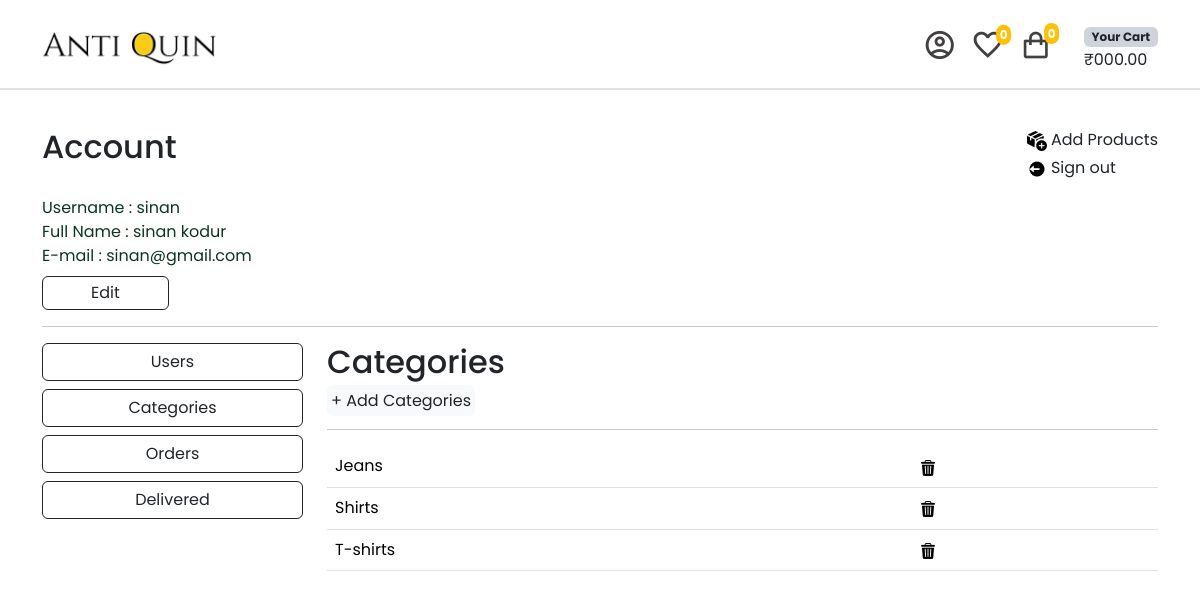
The page /item/categories/ (signed in) on the database its author committed.
### item/models.py (models this page shows, shortened)
class Category(models.Model):
    name = models.CharField(max_length=255)
    class Meta:
        ordering = ("name",)
        verbose_name_plural = "Categories"

### item/views.py (the view)
# urls.py: path("categories/", views.show_categories, name="category"),
@login_required
def show_categories(request):
    categories = Category.objects.all()
    return render(request, "account/categories.html", {"categories": categories})

### account/templates/account/categories.html
{% extends "account/profile.html" %}
{% load static %}
{% block admin %}
<div class="col-lg-9 col-md-8 col-12 mb-3">
    <h2>Categories</h2>
    <a href="{% url "item:add_category" %}" class="text-dark rounded bg-body-tertiary p-1 text-decoration-none"> + Add Categories</a>
    <hr>
    <div class="table-responsive">
        <table class="table">
            {% for category in categories %}
                <tbody>
                <tr>
                    <td>{{ category.name }}</td>
                    <td>
                        <a class="btn border-0 p-0" type="button" href="{% url "item:delete_category" category.id %}" onclick="return confirmCancel()"><img src="{% static "img/bin.png" %}" ></img></a>
                    </td>
                </tr>
                </tbody>
            {% endfor %}
          </table>
    </div>
</div>
{% endblock admin %}

### account/templates/account/profile.html (shortened to what this page needs)
{% extends "core/base.html" %}
{% load static %}
{% block content %}
{% if user.is_staff %}
  <div class="container">
    <div class="d-flex mt-4">
      <h2>Account</h2>
      <ul class="ms-auto" style="list-style: none;">
        <li class="mb-1">
          <a href= '{% url "item:new" %}' class="text-decoration-none text-dark ">
            <img src="{% static "img/new.png" %}" width="20rem">
            <span class="fs-6">Add Products</span>
          </a>
        </li>
        <li>
          <a href="{% url "sign-out" %}" class="text-decoration-none text-dark">
            <img src="{% static "img/log-out.png" %}" width="20rem">
            <span class="fs-6">Sign out</span>
          </a>
        </li>
      </ul>
    </div>
    <div class="text-success-emphasis">
      <span>Username : </span>{{ request.user.username }} <br>
      {% if request.user.get_full_name %}
        <span>Full Name : </span>{{ request.user.get_full_name }} <br>
      {% endif %}
      <span >E-mail : </span>{{ request.user.email }} <br>
      <button onclick="location.href= '{% url "account:edit_account" %}' " class="btn btn-outline-dark ps-5 p-1 pe-5 mt-2">Edit</button>
      <hr>
    </div>
    <div class="row">
      <div class="col-lg-3 col-md-4 col-12 mb-3">
        <div class="d-grid gap-2">
          <button class="btn btn-outline-dark ps-5 pe-5" onclick="location.href= '{% url "account:users_page" %}' ">Users</button>
          <button class="btn btn-outline-dark ps-5 pe-5" onclick="location.href= '{% url "item:category" %}' ">Categories</button>
          <button class="btn btn-outline-dark ps-5 pe-5" onclick="location.href= '{% url "account:orders_page" %}' ">Orders</button>
          <button class="btn btn-outline-dark ps-5 pe-5" onclick="location.href= '{% url "account:delivered" %}' ">Delivered</button>
        </div>
      </div>
      {% block admin %}{% endblock admin %}
{% endif %}
{% endblock content %}

### static/css/style.css (style rules this page uses)
body { font-family: "Poppins", sans-serif; }

### rows shown on the page
Category: name "Jeans"
Category: name "Shirts"
Category: name "T-shirts"

### other values the page prints
{{ request.user.username }} "sinan"
{{ request.user.get_full_name }} "sinan kodur"
{{ request.user.email }} "sinan@gmail.com"
